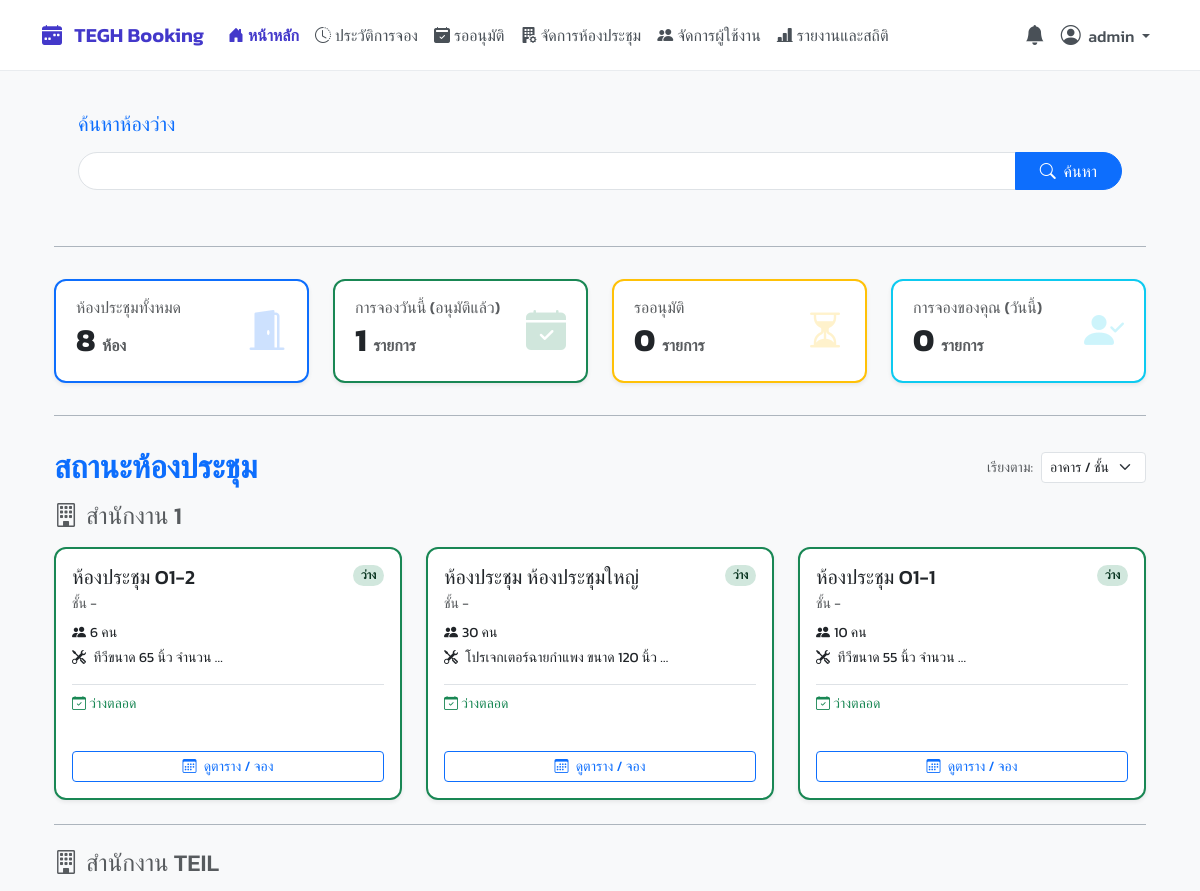
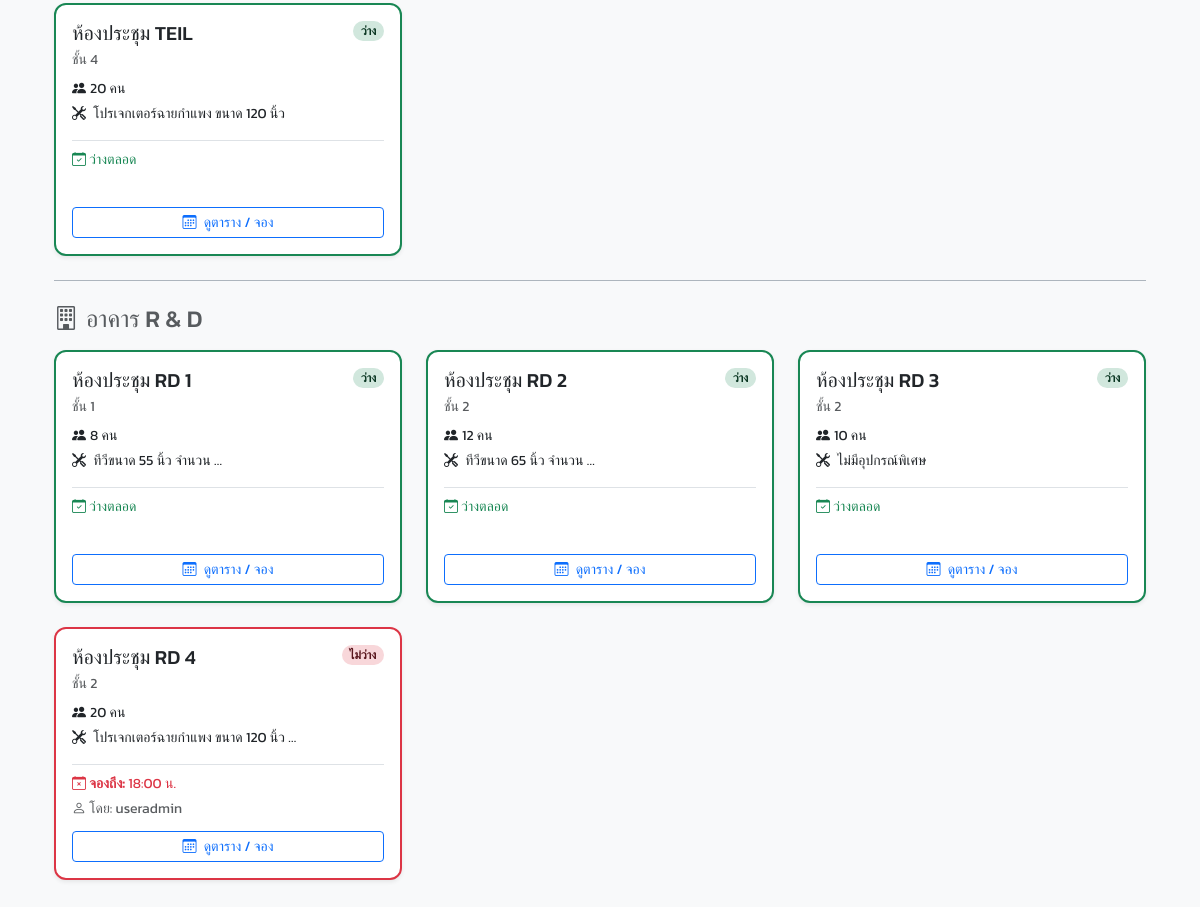
The app's page / (signed in) with its own data (2 pictures, top to bottom).
### booking/models.py (models this page shows, shortened)
class Room(models.Model):
    name = models.CharField("ชื่อห้องประชุม", max_length=100, unique=True)
    capacity = models.PositiveIntegerField("ความจุ (คน)", default=1)
    building = models.CharField("อาคาร", max_length=50, blank=True, null=True)
    floor = models.CharField("ชั้น", max_length=20, blank=True, null=True)
    equipment_in_room = models.TextField("อุปกรณ์ภายในห้อง (อื่นๆ)", blank=True, null=True, help_text="อุปกรณ์ที่มีให้ในห้อง (เช่น โปรเจคเตอร์, ไวท์บอร์ด)")
    image = models.ImageField("รูปภาพห้องประชุม", upload_to='room_images/', blank=True, null=True)
    class Meta:
        verbose_name = "ห้องประชุม"
        verbose_name_plural = "ห้องประชุม"
        ordering = ['name']

class Booking(models.Model):
    STATUS_CHOICES = [
        ('PENDING', 'รออนุมัติ'), ('APPROVED', 'อนุมัติแล้ว'),
        ('REJECTED', 'ถูกปฏิเสธ'), ('CANCELLED', 'ยกเลิกแล้ว'),
    ]
    room = models.ForeignKey(Room, verbose_name="ห้องประชุม", on_delete=models.CASCADE, related_name='bookings')
    booked_by = models.ForeignKey(User, verbose_name="ผู้จอง", on_delete=models.CASCADE, related_name='bookings_made')
    title = models.CharField("หัวข้อการประชุม", max_length=200)
    start_time = models.DateTimeField("เวลาเริ่มต้น", default=timezone.now)
    end_time = models.DateTimeField("เวลาสิ้นสุด", default=timezone.now)
    participant_count = models.PositiveIntegerField("จำนวนผู้เข้าร่วม (ตัวเลข)", default=1)
    participants = models.ManyToManyField(
        User,
        verbose_name="ผู้เข้าร่วม (จาก AD/User)",
        related_name='participating_bookings',
        blank=True
    )
    status = models.CharField("สถานะ", max_length=10, choices=STATUS_CHOICES, default='PENDING')
    created_at = models.DateTimeField(auto_now_add=True)
    chairman = models.CharField("ประธานในที่ประชุม", max_length=150, blank=True, null=True)
    department = models.CharField("แผนกผู้จอง", max_length=100, blank=True, null=True)
    description = models.TextField("รายละเอียด/วาระ", blank=True, null=True)
    additional_requests = models.TextField("คำขอเพิ่มเติม (เช่น กาแฟ, อุปกรณ์พิเศษ)", blank=True, null=True)
    additional_notes = models.TextField("หมายเหตุ", blank=True, null=True)
    presentation_file = models.FileField(
        "ไฟล์นำเสนอ",
        upload_to='presentation_files/%Y/%m/',
        blank=True,
        null=True,
        help_text="ไฟล์ที่ต้องการเปิดขึ้นจอ (PDF, PPT, Word, Excel)"
    )
    class Meta:
        ordering = ['-start_time']
        verbose_name = "การจอง"
        verbose_name_plural = "รายการจองทั้งหมด"

### booking/views.py (the view)
# urls.py: path('', views.dashboard_view, name='dashboard'),
@login_required
def dashboard_view(request):
    now = timezone.now(); sort_by = request.GET.get('sort', 'floor')
    all_rooms = Room.objects.all()
    if sort_by == 'status':
        all_rooms = sorted(all_rooms, key=lambda r: not r.bookings.filter(start_time__lte=now, end_time__gt=now, status='APPROVED').exists())
    elif sort_by == 'capacity':
         all_rooms = sorted(all_rooms, key=lambda r: r.capacity, reverse=True)
    elif sort_by == 'name':
        all_rooms = all_rooms.order_by('name')
    else:
        all_rooms = all_rooms.order_by('building', 'floor', 'name')
    buildings = defaultdict(list)
    for room in all_rooms:
        current = room.bookings.filter(start_time__lte=now, end_time__gt=now, status='APPROVED').select_related('booked_by').first()
        room.status = 'ไม่ว่าง' if current else 'ว่าง'
        room.current_booking_info = current
        room.next_booking_info = None
        if not current:
            room.next_booking_info = room.bookings.filter(start_time__gt=now, status='APPROVED').select_related('booked_by').order_by('start_time').first()
        room.equipment_list = [eq.strip() for eq in (room.equipment_in_room or "").splitlines() if eq.strip()]
        buildings[room.building or "(ไม่ได้ระบุอาคาร)"].append(room)
    my_bookings_today_count = Booking.objects.filter(booked_by=request.user, start_time__date=now.date()).count()
    summary = {
        'total_rooms': Room.objects.count(),
        'today_bookings': Booking.objects.filter(start_time__date=now.date(), status='APPROVED').count(),
        'pending_approvals': Booking.objects.filter(status='PENDING').count(),
        'my_bookings_today': my_bookings_today_count,
    }
    context = {'buildings': dict(buildings), 'summary_cards': summary, 'current_sort': sort_by, 'all_rooms': all_rooms}
    return render(request, 'pages/dashboard.html', context)

### booking/views.py (called while the page is built)
def is_admin(user):
    return user.is_authenticated and (user.is_superuser or user.groups.filter(name='Admin').exists())

def is_approver_or_admin(user):
    return user.is_authenticated and (user.is_superuser or user.groups.filter(name__in=['Approver', 'Admin']).exists())

### templates/pages/dashboard.html (shortened to what this page needs)
{% extends 'base.html' %}
{% load static %}
{% block content %}
<div class="container-fluid">
    <div class="">
        <div class="card-body p-4">
            <form action="{% url 'smart_search' %}" method="get">
                <label for="smartSearchInput" class="form-label h5 fw-bold text-primary"><h5>ค้นหาห้องว่าง</h5></label>
                <div class="input-group">
                    <input type="text" class="form-control rounded-start-pill"
                           name="q" id="smartSearchInput"
                           placeholder=""
                           value="{{ query_text|default:'' }}">
                    <button class="btn btn-primary rounded-end-pill px-4" type="submit">
                        <i class="bi bi-search me-1"></i> ค้นหา
                    </button>
                </div>
            </form>
        </div>
    </div>
    <hr class="section-divider">
    <div class="row g-4 mb-4">
        <div class="col-md-6 col-lg-3">
            <div class="card kpi-card border-start border-primary border-2 shadow-sm h-100">
                <div class="card-body d-flex justify-content-between align-items-center">
                    <div>
                        <h6 class="card-subtitle text-muted mb-1">ห้องประชุมทั้งหมด</h6>
                        <h2 class="card-title fw-bold mb-0">{{ summary_cards.total_rooms }} <small class="text-muted fs-6">ห้อง</small></h2>
                    </div>
                    <i class="bi bi-door-open-fill kpi-icon text-primary"></i>
                </div>
            </div>
        </div>
        <div class="col-md-6 col-lg-3">
            <div class="card kpi-card border-start border-success border-2 shadow-sm h-100">
                <div class="card-body d-flex justify-content-between align-items-center">
                    <div>
                        <h6 class="card-subtitle text-muted mb-1">การจองวันนี้ (อนุมัติแล้ว)</h6>
                        <h2 class="card-title fw-bold mb-0">{{ summary_cards.today_bookings }} <small class="text-muted fs-6">รายการ</small></h2>
                    </div>
                     <i class="bi bi-calendar-check-fill kpi-icon text-success"></i>
                </div>
            </div>
        </div>
        <div class="col-md-6 col-lg-3">
            <div class="card kpi-card border-start border-warning border-2 shadow-sm h-100">
                <div class="card-body d-flex justify-content-between align-items-center">
                    <div>
                        <h6 class="card-subtitle text-muted mb-1">รออนุมัติ</h6>
                        <h2 class="card-title fw-bold mb-0">{{ summary_cards.pending_approvals }} <small class="text-muted fs-6">รายการ</small></h2>
                    </div>
                     <i class="bi bi-hourglass-split kpi-icon text-warning"></i>
                </div>
            </div>
        </div>
        <div class="col-md-6 col-lg-3">
            <div class="card kpi-card border-start border-info border-2 shadow-sm h-100">
                 <div class="card-body d-flex justify-content-between align-items-center">
                    <div>
                        <h6 class="card-subtitle text-muted mb-1">การจองของคุณ (วันนี้)</h6>
                        <h2 class="card-title fw-bold mb-0">{{ summary_cards.my_bookings_today }} <small class="text-muted fs-6">รายการ</small></h2>
                    </div>
                     <i class="bi bi-person-check-fill kpi-icon text-info"></i>
                </div>
            </div>
        </div>
    </div>
    <hr class="section-divider">
    <div class="d-flex justify-content-between align-items-center mb-3">
        <h2 class="mb-0 fw-bold text-primary">สถานะห้องประชุม</h2>
        <div class="d-flex align-items-center">
            <label for="sortSelect" class="form-label me-2 mb-0 small text-muted">เรียงตาม:</label>
            <select class="form-select form-select-sm" id="sortSelect" style="width: auto;" onchange="window.location.href='?sort='+this.value">
                <option value="floor" {% if current_sort == 'floor' %}selected{% endif %}>อาคาร / ชั้น</option>
            </select>
        </div>
    </div>
    {% for building_name, rooms_in_building in buildings.items %}
        {% if not forloop.first %}
            <hr class="section-divider my-4">
        {% endif %}
        <div class="mb-4">
            <h4 class="mb-3 text-muted"><i class="bi bi-building me-2"></i>{{ building_name }}</h4>
            <div class="row g-4 row-cols-1 row-cols-md-2 row-cols-lg-3">
                {% for room in rooms_in_building %}
                <div class="col">
                    <div class="card room-card-hover border-start border-2 {% if room.status == 'ว่าง' %}border-success{% else %}border-danger{% endif %} shadow-sm h-100">
                        <div class="card-body d-flex flex-column">
                            <div class="d-flex justify-content-between align-items-start mb-2">
                                <h5 class="card-title mb-0">{{ room.name }}</h5>
                                <span class="badge {% if room.status == 'ว่าง' %}bg-success-subtle text-success-emphasis{% else %}bg-danger-subtle text-danger-emphasis{% endif %} rounded-pill">
                                    {{ room.status }}
                                </span>
                            </div>
                            <p class="card-subtitle mb-2 text-muted small">
                                ชั้น {{ room.floor|default:"-" }}
                            </p>
                            <p class="card-text small mb-1"><i class="bi bi-people-fill me-1"></i>{{ room.capacity }} คน</p>
                            <p class="card-text small mb-3">
                                <i class="bi bi-tools me-1"></i>
                                {{ room.equipment_in_room|truncatewords:4|default:"-" }}
                            </p>
                            <div class="mt-auto border-top pt-2">
                                {% if room.current_booking_info %}
                                    <p class="small mb-1 text-danger">
                                        <i class="bi bi-calendar-x"></i> <strong>จองถึง:</strong> {{ room.current_booking_info.end_time|date:"H:i" }} น.
                                    </p>
                                    <p class="small mb-1 text-muted">
                                       <i class="bi bi-person"></i> โดย: {{ room.current_booking_info.booked_by.get_full_name|default:room.current_booking_info.booked_by.username }}
                                    </p>
                                {% else %}
                                    <p class="small mb-1 text-success"><i class="bi bi-calendar-check"></i> ว่างตลอด</p>
                                    <p class="small mb-1 text-muted">&nbsp;</p>
                                {% endif %}
                                <a href="{% url 'room_calendar' room.id %}" class="btn btn-sm btn-outline-primary mt-2 w-100">
                                    <i class="bi bi-calendar3 me-1"></i> ดูตาราง / จอง
                                </a>
                            </div>
                        </div>
                    </div>
                </div>
                {% endfor %}
            </div>
        </div>
    {% empty %}
        <div class="alert alert-warning text-center">
            <i class="bi bi-exclamation-triangle-fill me-2"></i> ยังไม่มีห้องประชุมในระบบ
        </div>
    {% endfor %}
    </div>
{% endblock %}

### templates/base.html (shortened to what this page needs)
{% load static %}
<!DOCTYPE html>
<html lang="th">
<head>
    <link href="https://cdn.jsdelivr.net/npm/bootstrap@5.3.3/dist/css/bootstrap.min.css" rel="stylesheet">
    <link rel="stylesheet" href="https://cdn.jsdelivr.net/npm/bootstrap-icons@1.11.3/font/bootstrap-icons.min.css">
    <link href="https://cdn.jsdelivr.net/npm/select2@4.1.0-rc.0/dist/css/select2.min.css" rel="stylesheet" />
    <link rel="stylesheet" href="https://cdn.jsdelivr.net/npm/select2-bootstrap-5-theme@1.3.0/dist/select2-bootstrap-5-theme.min.css" />
    <link rel="stylesheet" href="{% static 'css/theme.css' %}">
</head>
<body>
    <nav class="navbar navbar-expand-lg fixed-top">
        <div class="container">
            <a class="navbar-brand" href="{% url 'dashboard' %}">
                <i class="bi bi-calendar-week-fill me-2"></i>
                TEGH Booking
            </a>
            <div class="collapse navbar-collapse" id="mainNavbar">
                <ul class="navbar-nav me-auto mb-2 mb-lg-0">
                    {% for item in menu_items %}
                        {% if item.show %}
                            <li class="nav-item">
                                <a class="nav-link {% if item.active %}active{% endif %} d-flex align-items-center" href="{% url item.url_name %}">
                                    <i class="{{ item.icon }} me-1"></i>
                                    {{ item.label }}
                                </a>
                            </li>
                        {% endif %}
                    {% endfor %}
                </ul>
                <ul class="navbar-nav ms-auto mb-2 mb-lg-0">
                    {% if user.is_authenticated %}
                    {% if is_admin_user %}
                    <li class="nav-item dropdown">
                        <a class="nav-link" href="#" id="notificationBell" role="button" data-bs-toggle="dropdown" aria-expanded="false"
                           title="รายการแจ้งเตือน" data-bs-toggle="tooltip" data-bs-placement="bottom">
                            <i class="bi bi-bell-fill fs-5"></i>
                        </a>
                    </li>
                    {% endif %}
                    <li class="nav-item dropdown">
                        <a class="nav-link dropdown-toggle" href="#" id="navbarUserDropdown" role="button" data-bs-toggle="dropdown" aria-expanded="false">
                            <i class="bi bi-person-circle fs-5 me-1"></i>
                            <span class="d-none d-lg-inline">{{ user.get_full_name|default:user.username }}</span>
                        </a>
                    </li>
                    {% endif %}
                </ul>
            </div>
        </div>
    </nav>
    <main class="container main-content-wrapper">
        {% block content %}{% endblock %}
    </main>
</body>
</html>

### static/css/theme.css (style rules this page uses)
body { background-color: #f8fafc; font-family: 'Prompt', sans-serif; min-height: 100vh; display: flex; }
.card { border-radius: 0.75rem; border: 1px solid #e9ecef; box-shadow: 0 1px 3px rgba(0,0,0,.04); }

### templates/base.html (style rules this page uses)
body { background-color: #f8f9fa; font-family: 'Kanit', sans-serif; font-weight: 400; }
.navbar { box-shadow: none; background-color: #fff; padding-top: 0.75rem; padding-bottom: 0.75rem; border-bottom: 1px solid #e9ecef; }
.navbar-brand { color: #4338ca !important; font-weight: 600; }
.navbar .nav-link { color: #495057; font-weight: 500; padding-left: 0.75rem; padding-right: 0.75rem; transition: color 0.2s ease-in-out; }
.navbar .nav-link.active { color: #4338ca; font-weight: 600; }
.main-content-wrapper { padding-top: 5.5rem; padding-bottom: 1.5rem; }

### templates/pages/dashboard.html (style rules this page uses)
.kpi-card .card-body, .room-card .card-body { padding: 1.25rem; }
.kpi-icon { font-size: 2.5rem; opacity: 0.2; }
.section-divider { margin-top: 2rem; margin-bottom: 2rem; border-color: #adb5bd; border-top-width: 1px; opacity: 1; }

### records on screen
Room: building "สำนักงาน 1", name "ห้องประชุม O1-2", status "ว่าง", floor "-", capacity "6", equipment_in_room "ทีวีขนาด 65 นิ้ว จำนวน …", shows "ว่างตลอด"
Room: name "ห้องประชุม ห้องประชุมใหญ่", status "ว่าง", floor "-", capacity "30", equipment_in_room "โปรเจกเตอร์ฉายกำแพง ขนาด 120 นิ้ว …", shows "ว่างตลอด"
Room: name "ห้องประชุม O1-1", status "ว่าง", floor "-", capacity "10", equipment_in_room "ทีวีขนาด 55 นิ้ว จำนวน …", shows "ว่างตลอด"
Room: building "สำนักงาน TEIL", name "ห้องประชุม TEIL", status "ว่าง", floor "4", capacity "20", equipment_in_room "โปรเจกเตอร์ฉายกำแพง ขนาด 120 นิ้ว", shows "ว่างตลอด"
Room: building "อาคาร R & D", name "ห้องประชุม RD 1", status "ว่าง", floor "1", capacity "8", equipment_in_room "ทีวีขนาด 55 นิ้ว จำนวน …", shows "ว่างตลอด"
Room: name "ห้องประชุม RD 2", status "ว่าง", floor "2", capacity "12", equipment_in_room "ทีวีขนาด 65 นิ้ว จำนวน …", shows "ว่างตลอด"
Room: name "ห้องประชุม RD 3", status "ว่าง", floor "2", capacity "10", equipment_in_room "ไม่มีอุปกรณ์พิเศษ", shows "ว่างตลอด"
Room: name "ห้องประชุม RD 4", status "ไม่ว่าง", floor "2", capacity "20", equipment_in_room "โปรเจกเตอร์ฉายกำแพง ขนาด 120 นิ้ว …", current_booking_info.end_time "18:00", current_booking_info.booked_by.get_full_name "useradmin"

### other values on screen
{{ item.label }} "หน้าหลัก" "ประวัติการจอง" "รออนุมัติ" "จัดการห้องประชุม" "จัดการผู้ใช้งาน" "รายงานและสถิติ"
{{ user.get_full_name|default:user.username }} "admin"
{{ summary_cards.total_rooms }} "8"
{{ summary_cards.today_bookings }} "1"
{{ summary_cards.pending_approvals }} "0"
{{ summary_cards.my_bookings_today }} "0"
